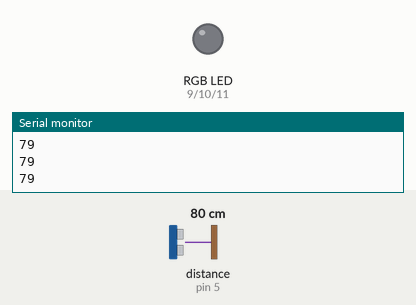
Recording of a sketch running on a simulated Arduino Uno, built with avr-gcc and run on an emulated ATmega328P. Shown: an RGB LED mixed from three pins (HIGH = lit), the last lines printed to the serial monitor. Wiring (inferred from the names in the program): ultrasonic range finder: trigger pin 6; echo pin 5. The inputs (shaded band) are chosen by the test bench; at power-on: distance to the obstacle (sensor on pin 5) 80 cm. The echo pulse lasts 58.3 µs per cm; dim RGB values are drawn brighter than linear; random numbers use the default seed unless the sketch sets one; pins used as bus, display or sensor lines are not drawn.

Above: at 1.2 s.
1.3 s: distance to the obstacle (sensor on pin 5) set to 12 cm
2.8 s: distance to the obstacle (sensor on pin 5) set to 9 cm
At 3.4 s:
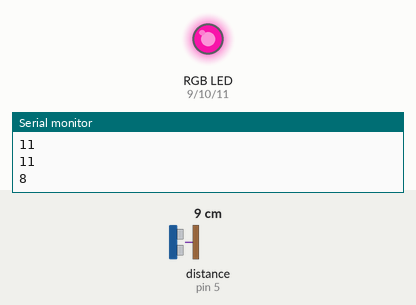
At 4.2 s:
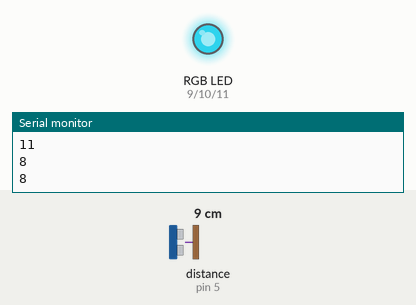
Timing chart, 0 to 23.3 s (numbered marks = the images above; inputs shaded):
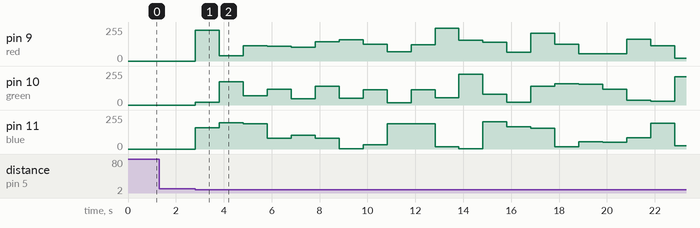

The sketch:

mesafesensoru.ino
```cpp
int red=9, green=10,blue=11;
int k=0,y=0,m=0;
int trig = 6, echo=5;
long zaman;
long mesafe;
void setup(){
  pinMode(trig, OUTPUT);
  pinMode(red, OUTPUT);
  pinMode(green, OUTPUT);
  pinMode(blue, OUTPUT);
  pinMode(echo,INPUT);
  Serial.begin(9600);
}
void loop()
{
  digitalWrite(trig, LOW);
  delayMicroseconds(5);
  digitalWrite(trig, HIGH);
  delayMicroseconds(10);
  digitalWrite(trig, LOW);
  zaman = pulseIn(echo, HIGH);
  mesafe= (zaman /29.1)/2;
  Serial.println(mesafe);
  if(mesafe<10)
  {
    k=random(0,255);
    y=random(0,255);
    m=random(0,255);
    analogWrite(red,k);
    analogWrite(blue,m);
    analogWrite(green,y);
    delay(1000);
  }
  else
  {
    analogWrite(red,0);
    analogWrite(blue,0);
    analogWrite(green,0);
  }
}
```

Measured:
- the behaviour switches between 11 and 10 cm on distance to the obstacle (sensor on pin 5) (found by bisection; images 0 and 1)
- after the input at 2.8 s, pin 9 (red): 0/255 → 232/255 at once, → 38/255 1.0 s later, → 114/255 1.0 s later, → 109/255 1.0 s later, … (21 changes in this stretch); pin 10 (green): 0/255 → 19/255 at once, → 175/255 1.0 s later, → 68/255 1.0 s later, → 120/255 1.0 s later, … (21 changes in this stretch)
